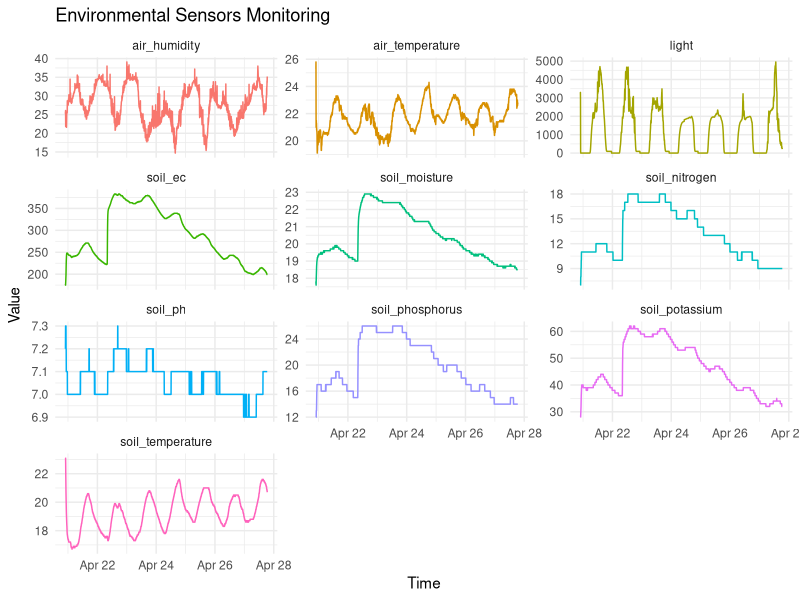

Write R code to recreate this figure.
library(ggplot2)
library(tidyverse)

df <- read.csv("./data.csv")
df$time <- as.POSIXct(df$time, format="%Y-%m-%d %H:%M:%OS")

df_long <- df %>%
  pivot_longer(
    cols = -c(time, device_id), 
    names_to = "metric", 
    values_to = "value"
  )

# 3. Facet을 이용한 그리드 시각화
ggplot(df_long, aes(x = time, y = value, color = metric)) +
  geom_line() +
  facet_wrap(~ metric, scales = "free_y", ncol = 3) + # 각 그래프의 Y축 범위를 데이터에 맞게 개별 설정
  theme_minimal() +
  theme(legend.position = "none") + # 범례 제거 (타이틀로 확인 가능)
  labs(title = "Environmental Sensors Monitoring",
       x = "Time",
       y = "Value")
